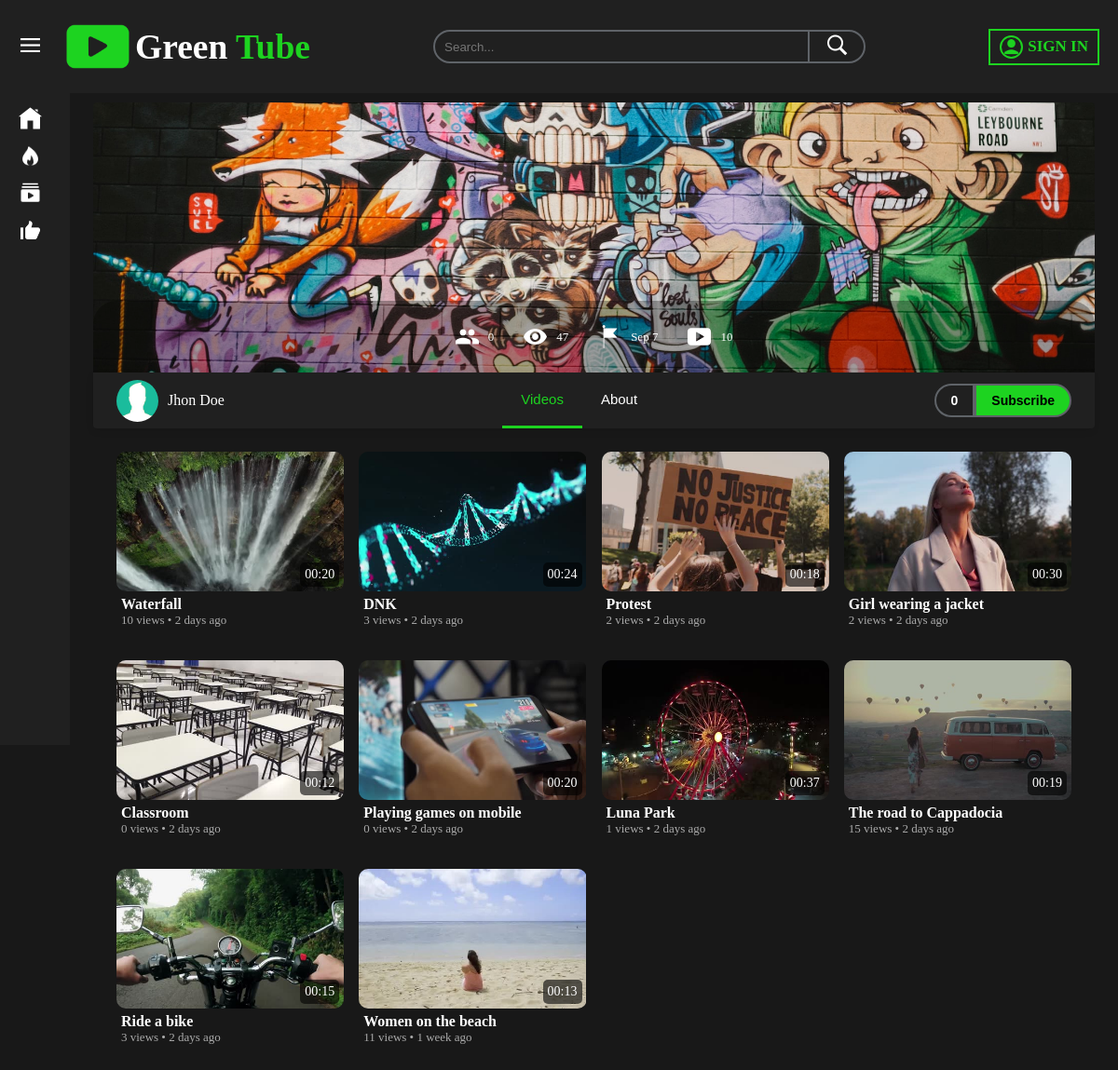
The page /profiles/Test1 on the database its author committed.
### tables this page shows
CREATE TABLE IF NOT EXISTS `users` (
  `userId` int(11) NOT NULL AUTO_INCREMENT,
  `firstName` varchar(25) NOT NULL,
  `lastName` varchar(25) NOT NULL,
  `username` varchar(25) NOT NULL,
  `email` varchar(150) NOT NULL,
  `password` varchar(255) NOT NULL,
  `signUpDate` datetime NOT NULL,
  `profilePic` text NOT NULL,
  `coverPic` text NOT NULL,
  `channelDesc` text,
  PRIMARY KEY (`userId`)
);

CREATE TABLE IF NOT EXISTS `thumbnails` (
  `id` int(11) NOT NULL AUTO_INCREMENT,
  `videoId` int(11) NOT NULL,
  `filePath` varchar(250) NOT NULL,
  `selected` int(11) NOT NULL,
  PRIMARY KEY (`id`)
);

CREATE TABLE IF NOT EXISTS `videos` (
  `videoId` int(11) NOT NULL AUTO_INCREMENT,
  `uploadedBy` int(11) NOT NULL,
  `title` varchar(250) NOT NULL,
  `description` text NOT NULL,
  `category` int(11) NOT NULL,
  `privacy` int(11) NOT NULL,
  `comments` int(11) NOT NULL,
  `filePath` varchar(250) NOT NULL,
  `uploadDate` datetime NOT NULL,
  `views` int(11) NOT NULL DEFAULT '0',
  `duration` varchar(10) DEFAULT NULL,
  PRIMARY KEY (`videoId`)
);

### app/controllers/Profiles.php (called while the page is built)
<?php
class Profiles extends Controller
{
	private $userModel;
	private $videoModel;
	private $subscriberModel;
	public function __construct()
	{
		$this->userModel = $this->model('User');
	    $this->videoModel = $this->model('Video');
	    $this->subscriberModel = $this->model('Subscriber');
	}
	public function index($username)
	{
		$username = filter_var($username, FILTER_SANITIZE_FULL_SPECIAL_CHARS);
		$userData = $this->userModel->getUserDataByUsername($username);
		$subs = $this->subscriberModel->getSubscriptions();
		$isSubscribedTo = $this->subscriberModel->isSubscribedTo($userData->userId, $_SESSION['user_id'] ?? null);
		$subsCount = $this->subscriberModel->getSubscriberCount($userData->userId);
		$isMyProfile = (($_SESSION['user_id'] ?? null) === $userData->userId) ? true : false;
		$videosViews = $this->videoModel->getVideosTotalViews($userData->userId)->vidViews;
		$videosCount = $this->videoModel->getVideosCount($userData->userId)->videoCount;
		$userVideos = $this->videoModel->getVideosByUser($userData->userId);
		$data = [
			'title' => "{$username} - " . SITENAME,
			'userData' => $userData,
			'subs' => $subs,
			'isSubscribedTo' => $isSubscribedTo,
			'subsCount' => $subsCount,
			'isMyProfile' => $isMyProfile,
			'videosViews' => $videosViews,
			'videosCount' => $videosCount,
			'videos' => $userVideos
		];
	    $this->view('profiles/index', $data);
	}
}
 ?>

### app/core/Core.php (called while the page is built, shortened)
<?php
class Core
{
    protected $currentMethod = 'index';
    public function __construct()
    {
       $url = $this->getUrl();
       if (isset($url[0]) && file_exists('../app/controllers/' . ucwords($url[0]). '.php')) {
            unset($url[0]);
        }
        $this->currentController = new $this->currentController;
        $this->params = $url ? array_values($url) : [];
        call_user_func_array([$this->currentController,$this->currentMethod], $this->params);
    }
    public function getUrl()
    {
        if (isset($_GET['url'])) {
            $url = rtrim($_GET['url'], '/');
            $url = filter_var($url, FILTER_SANITIZE_URL);
            $url = explode('/', $url);
            return $url;
        }
    }
}
 ?>

### public/index.php (called while the page is built, shortened)
<?php
$init = new Core();
 ?>

### app/helpers/helpers.php (called while the page is built, shortened)
<?php
function isLoggedIn(){
		return (isset($_SESSION['user_id'])) ? true : false;
}

### app/core/Database.php (called while the page is built, shortened)
<?php
class Database
{
    private $host = DB_HOST;
    private $user = DB_USER;
    private $pass = DB_PASS;
    private $dbname = DB_NAME;
    private $dbh;
    private $stmt;
    public function __construct()
    {
        $dsn = 'mysql:host=' . $this->host . ';dbname=' . $this->dbname;
        $options = [
        	PDO::ATTR_PERSISTENT => true,
        	PDO::ATTR_ERRMODE => PDO::ERRMODE_EXCEPTION
        ];
        try{
        	$this->dbh = new PDO($dsn, $this->user, $this->pass, $options);
        } catch (PDOException $e){
        	$this->error = $e->getMessage();
        	echo $this->error;
        }
    }
    public function query($sql)
    {
        $this->stmt = $this->dbh->prepare($sql);
    }
    public function bind($param, $value, $type = null)
    {
     	if (is_null($type))
     	{
     	   	switch (true)
     	   	{
     	   		case is_int($value):
     	   			$type = PDO::PARAM_INT;
     	   			break;
     	   		case is_null($value):
     	   			$type = PDO::PARAM_NULL;
     	   			break;
     	   		default:
     	   			$type = PDO::PARAM_STR;
     	   	}
     	}
     	$this->stmt->bindValue($param, $value, $type);
    }
    public function execute()
    {
        return $this->stmt->execute();
    }
    public function resultSet()
    {
        $this->execute();
        return $this->stmt->fetchAll(PDO::FETCH_OBJ);
    }
    public function single()
    {
        $this->execute();
        return $this->stmt->fetch(PDO::FETCH_OBJ);
    }
}
 ?>

### app/models/User.php (called while the page is built, shortened)
<?php
class User
{
	private $db;
  public function __construct()
  {
      $this->db = new Database;
  }
	public function getUserDataByUsername($username)
	{
    $this->db->query("SELECT userId, firstName, lastName, username, signUpDate, profilePic, coverPic, channelDesc FROM users WHERE username = :username");
    $this->db->bind(':username', $username);
    return $this->db->single();
	}
}
 ?>

### app/core/Formater.php (called while the page is built, shortened)
<?php
class Formater
{
	public static function getFormattedNumber($value, $locale = 'en_US'){
		$style = NumberFormatter::PADDING_POSITION;
		$formatter = new NumberFormatter($locale, $style);
		return $formatter->format($value);
	}
	public static function timeAgo($datetime, $full = false) {
		$now = new DateTime;
		$ago = new DateTime($datetime);
		$diff = $now->diff($ago);
		$diff->w = floor($diff->d / 7);
		$diff->d -= $diff->w * 7;
		$string = [
		    'y' => 'year',
		    'm' => 'month',
		    'w' => 'week',
		    'd' => 'day',
		    'h' => 'hour',
		    'i' => 'minute',
		    's' => 'second',
		];
		foreach ($string as $k => &$v) {
		    if ($diff->$k) {
		        $v = $diff->$k . ' ' . $v . ($diff->$k > 1 ? 's' : '');
		    } else {
		        unset($string[$k]);
		    }
		}
		if (!$full) $string = array_slice($string, 0, 1);
		return $string ? implode(', ', $string) . ' ago' : 'just now';
	}
	public static function numberFormat($number)
	{
		return number_format($number, 0, ",", ",");
	}
}
?>

### app/models/Video.php (called while the page is built, shortened)
<?php
class Video
{
	private $db;
  	public function __construct()
	{
		$this->db = new Database;
	}
	public function getVideosTotalViews($userId)
	{
	    $this->db->query("SELECT SUM(views) as vidViews FROM videos WHERE uploadedBy = :uploadedBy");
	    $this->db->bind(':uploadedBy', $userId);
	    return $this->db->single();
	}
	public function getVideosCount($userId)
	{
	    $this->db->query("SELECT COUNT(videoId) as videoCount FROM videos WHERE uploadedBy = :uploadedBy");
	    $this->db->bind(':uploadedBy', $userId);
	    return $this->db->single();
	}
	public function getVideosByUser($userId)
	{
	    $this->db->query("SELECT v.videoId, v.title, v.filePath as videoPath, v.uploadDate, v.views, v.duration, t.filePath as thumbPath FROM videos as v inner join thumbnails as t on v.videoId = t.videoId and t.selected = 1 WHERE v.privacy = 0 AND v.uploadedBy = :userId ORDER BY v.videoId DESC");
	    $this->db->bind(':userId', $userId);
	    return $this->db->resultSet();
	}
}
 ?>

### app/views/profiles/index.php (the view, shortened to what this page needs)
<?php $this->view('inc/header', $data); ?>
<main class="content">
  <div class="profileContent">
    <div class="profile">
      <img src="<?= URLROOT . $data['userData']->coverPic; ?>" alt="cover photo" class="profileCover">
      <div class="profileInfo">
        <div class="profileItem">
          <?= Formater::getFormattedNumber($data['subsCount']); ?>
        </div>
        <div class="profileItem">
          <?= Formater::getFormattedNumber($data['videosViews']); ?>
        </div>
        <div class="profileItem">
          <?= date("M j", strtotime($data['userData']->signUpDate)); ?>
        </div>
        <div class="profileItem">
          <?= Formater::getFormattedNumber($data['videosCount']); ?>
        </div>
      </div>
      <div class="profileMenu">
        <div class="profileAvatar">
          <img class="profileImg" src="<?= URLROOT . $data['userData']->profilePic; ?>" alt="profile image">
          <div class="profileName"><?= $data['userData']->firstName . ' ' . $data['userData']->lastName; ?></div>
        </div>
        <div class="menuItems">
          <button data-tab-target="#videos" class="profileMenuLink active">Videos</button>
          <button data-tab-target="#about" class="profileMenuLink">About</button>
        </div>
          <div class="subsButton">
            <button class="follow"><?= Formater::numberFormat($data['subsCount']); ?></button>
            <?php if(!$data['isMyProfile']): ?>
              <button data-subId="<?= $data['userData']->userId; ?>" class="follow subscribeBtn <?= (($data['isSubscribedTo']) ? 'unsubscribe' : 'subscribe'); ?>"><?= (($data['isSubscribedTo']) ? 'Subscribed' : 'Subscribe'); ?></button>
            <?php else: ?>
              <button class="follow subs">Subscribers</button>
            <?php endif; ?>
          </div>
      </div>
    </div>
    <div class="tabContent">
      <div id="videos" data-tab-content class="active">
        <div class="tabVideos">
          <?php foreach ($data['videos'] as $video) : ?>
            <div class="videoItem">
              <a href="<?= URLROOT . '/watch/' . $video->videoId; ?>">
                <div class="videoThumbnail">
                  <video muted class="videoPlay" poster="<?= URLROOT . '/' . $video->thumbPath; ?>">
                    <source src="<?= URLROOT . '/' . $video->videoPath; ?>" type="video/mp4">
                  </video>
                  <div class="duration">
                    <span><?= $video->duration; ?></span>
                  </div>
                </div>
              </a>
              <div class="videoDetails">
                <div class="videoInfo">
                  <a href="<?= URLROOT . '/watch/' . $video->videoId; ?>"><?= $video->title; ?></a>
                  <p><?= Formater::getFormattedNumber($video->views); ?> views &bull; <?= Formater::timeAgo($video->uploadDate); ?></p>
                </div>
              </div>
            </div>
          <?php endforeach; ?>
        </div>
      </div>
    </div>
  </div>
</main>
 <?php $this->view('inc/footer'); ?>

### app/core/Controller.php (shortened to what this page needs)
<?php
class Controller
{
    public function model($model)
    {
        return new $model();
    }
    public function view($view, $data = [])
    {
        if (file_exists('../app/views/' . $view . '.php')) {
        	require_once '../app/views/' . $view . '.php';
        }else{
        	die('View does not exist');
        }
    }
}
 ?>

### app/views/inc/header.php (shortened to what this page needs)
<!DOCTYPE html>
<html lang="en">
<head>
  <link rel="stylesheet" href="<?= URLROOT; ?>/assets/scss/style.css">
</head>
<body>
  <nav class="nav">
    <div class="nav__left">
      <button class="menuIcon">
        <img src="<?= URLROOT; ?>/assets/images/icons/menu.png" alt="menu icon">
      </button>
      <a href="<?= URLROOT; ?>" class="logo">
        <img src="<?= URLROOT; ?>/assets/images/icons/logo.png" alt="logo">
        <h1>Green <span>Tube</span></h1>
      </a>
    </div>
    <div class="nav__center">
      <form action="<?= URLROOT . '/searches/'?>" method="POST">
        <input type="text" class="searchBar" name="term" placeholder="Search...">
        <button class="searchButton">
          <img src="<?= URLROOT; ?>/assets/images/icons/search.png" alt="search icon">
        </button>
      </form>
    </div>
    <div class="nav__right">
      <?php if(isLoggedIn()): ?>
        <a href="<?=URLROOT;?>/VideosUploads/" title="Upload video" class="uploadBtn">
          <img class="upload" src="<?= URLROOT; ?>/assets/images/icons/upload-icon.png" alt="upload icon">
        </a>
        <div class="dropdown">
          <button data-urlroot="<?= URLROOT; ?>" data-userId="<?= $_SESSION['user_id']; ?>" class="dropBtn" title='<?= $_SESSION['username']; ?>'>
            <img class="userIcon" src='<?= URLROOT . $_SESSION['profile_pic']; ?>' class='profilePicture'>
          </button>
          <div class="dropdownContent">
            <a href="<?= URLROOT; ?>/profiles/<?= $_SESSION['username']; ?>"><img src="<?= URLROOT; ?>/assets/images/icons/user-white.png" alt="user"> Profile</a>
            <a href="<?= URLROOT; ?>/dashboards/<?= $_SESSION['user_id']; ?>"><img src="<?= URLROOT; ?>/assets/images/icons/dashboard.png" alt="dashboard">Dashboard</a>
            <a href="<?= URLROOT; ?>/users/settings/<?= $_SESSION['user_id']; ?>"><img src="<?= URLROOT; ?>/assets/images/icons/settings.png" alt="settings">Settings</a>
            <a href="<?= URLROOT; ?>/users/logout"><img src="<?= URLROOT; ?>/assets/images/icons/logout.png" alt="logout">Logout</a>
          </div>
        </div>
      <?php else: ?>
        <a class="signInBtn" href="<?=URLROOT;?>/users/signin">
          <img src="<?= URLROOT; ?>/assets/images/icons/user.png">Sign In
        </a>
      <?php endif; ?>
    </div>
  </nav>
  <div class="container">
    <aside class="sidebar">
      <div class="sidebar__top">
        <ul class="sidebarList">
          <li class="sidebarListItem">
            <a href="<?= URLROOT; ?>" class="sidebarLink" title="Home">
              <img src="<?= URLROOT; ?>/assets/images/icons/home.png" alt="Home icon">
            </a>
          </li>
          <li class="sidebarListItem">
            <a href="<?= URLROOT; ?>/pages/trending" class="sidebarLink" title="Trending">
              <img src="<?= URLROOT; ?>/assets/images/icons/trending.png" alt="trending icon">
            </a>
          </li>
          <li class="sidebarListItem">
            <a href="<?= URLROOT; ?>/pages/subscriptions" class="sidebarLink" title="Subscriptions">
              <img src="<?= URLROOT; ?>/assets/images/icons/subscribe.png" alt="subscribe icon">
            </a>
          </li>
          <li class="sidebarListItem">
            <a href="<?= URLROOT; ?>/pages/likedVideos" class="sidebarLink" title="Liked Videos">
              <img src="<?= URLROOT; ?>/assets/images/icons/like.png" alt="like video icon">
            </a>
          </li>
        </ul>
      </div>
    </aside>

### app/views/inc/footer.php (shortened to what this page needs)
  </div>
</body>
</html>

### rows shown on the page
users: coverPic (picture), signUpDate "Sep 7", profilePic (picture), firstName "Jhon", lastName "Doe"
thumbnails: videoId.duration "00:20", videoId.title "Waterfall", videoId.views "10", videoId.uploadDate "2 days ago"
thumbnails: videoId.duration "00:24", videoId.title "DNK", videoId.views "3", videoId.uploadDate "2 days ago"
thumbnails: videoId.duration "00:18", videoId.title "Protest", videoId.views "2", videoId.uploadDate "2 days ago"
thumbnails: videoId.duration "00:30", videoId.title "Girl wearing a jacket", videoId.views "2", videoId.uploadDate "2 days ago"
thumbnails: videoId.duration "00:12", videoId.title "Classroom", videoId.views "0", videoId.uploadDate "2 days ago"
thumbnails: videoId.duration "00:20", videoId.title "Playing games on mobile", videoId.views "0", videoId.uploadDate "2 days ago"
thumbnails: videoId.duration "00:37", videoId.title "Luna Park", videoId.views "1", videoId.uploadDate "2 days ago"
thumbnails: videoId.duration "00:19", videoId.title "The road to Cappadocia", videoId.views "15", videoId.uploadDate "2 days ago"
thumbnails: videoId.duration "00:15", videoId.title "Ride a bike", videoId.views "3", videoId.uploadDate "2 days ago"
thumbnails: videoId.duration "00:13", videoId.title "Women on the beach", videoId.views "11", videoId.uploadDate "1 week ago"

### other values the page prints
Formater::getFormattedNumber($data['subsCount']) "0"
Formater::getFormattedNumber($data['videosViews']) "47"
Formater::getFormattedNumber($data['videosCount']) "10"
Formater::numberFormat($data['subsCount']) "0"
